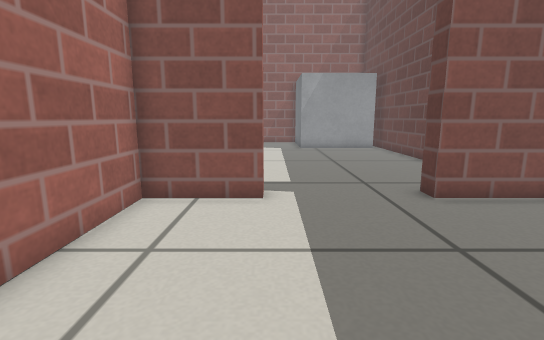
view 1 (above)

16 first-person views from a walk through a world built for the Gazebo simulator. The camera is 0.42 m above the floor, tilts 10° down and sees 85° across. The floor is counted in squares, 0.2 m on a side. Each view is taken from the middle of a square. On the plan, view 1 faces up. The plan holds only what a view shows up to about 17 squares ahead; the rest is blank. Simple patterns stand in for the simulator's built-in surfaces.

view 2
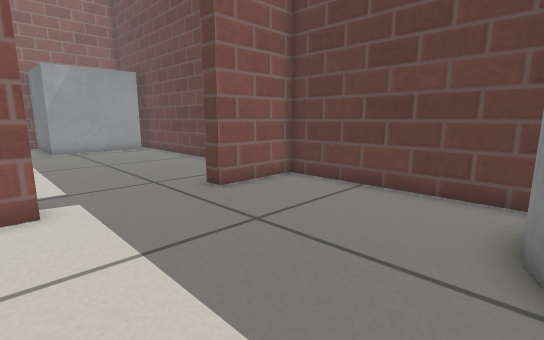

view 3
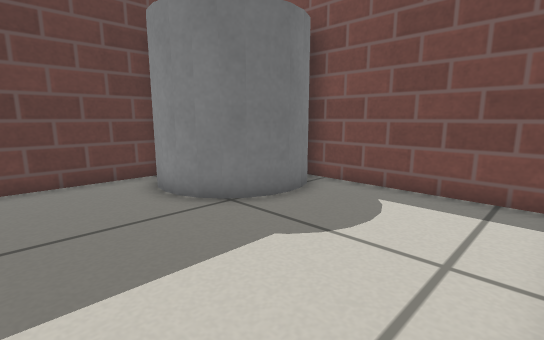

view 4
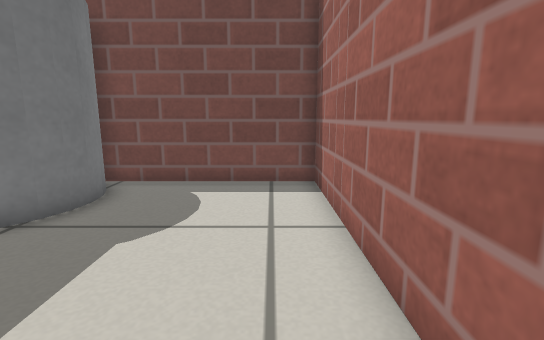

view 5
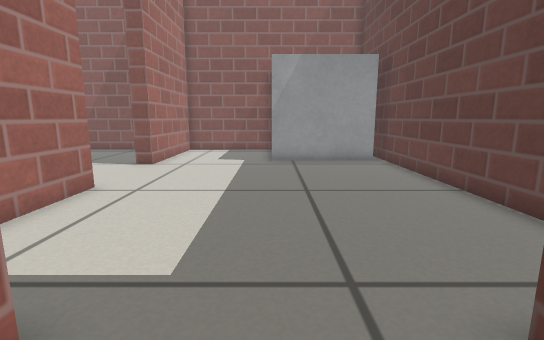

view 6
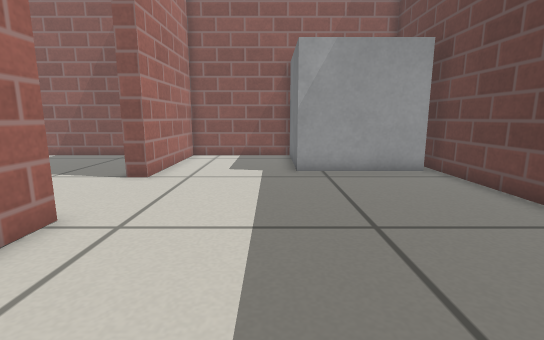

view 7
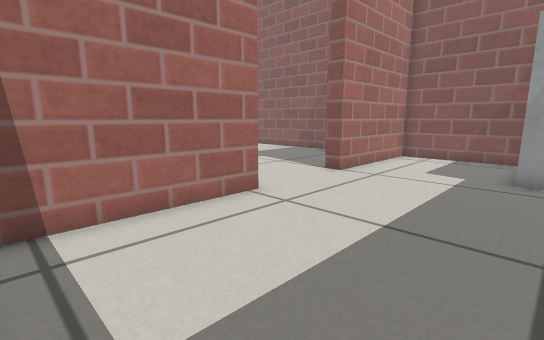

view 8
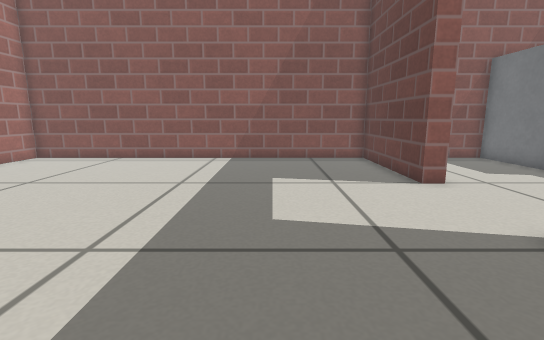

view 9
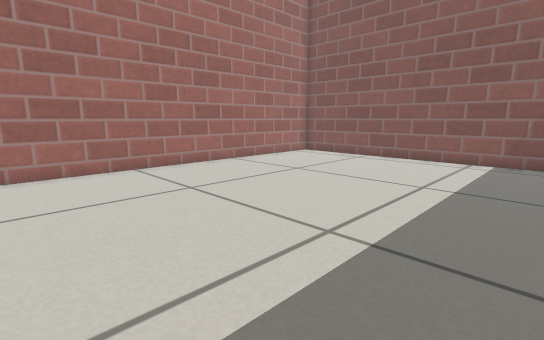

view 10
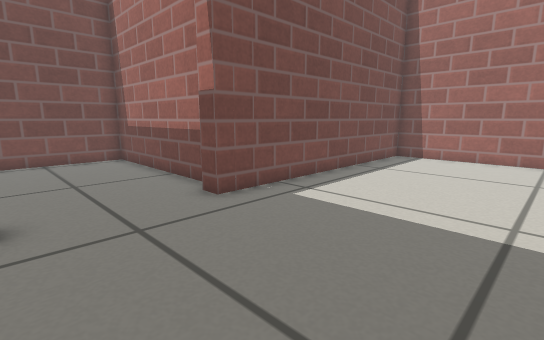

view 11
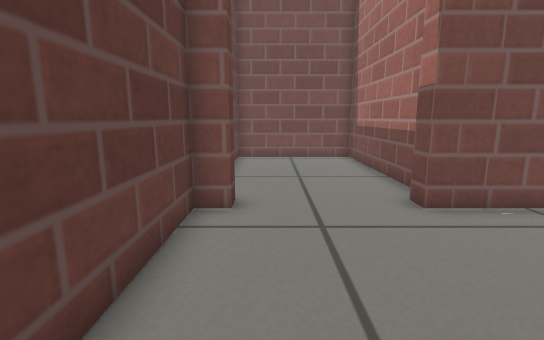

view 12
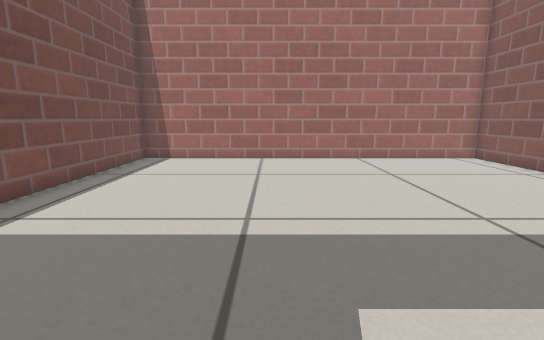

view 13
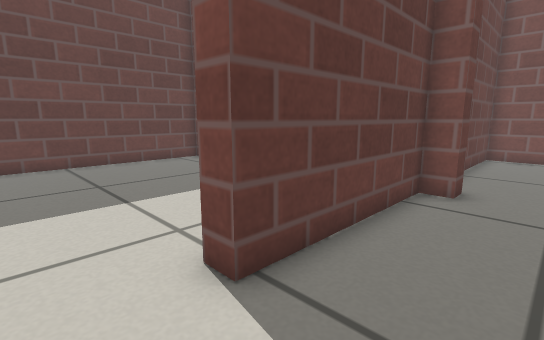

view 14
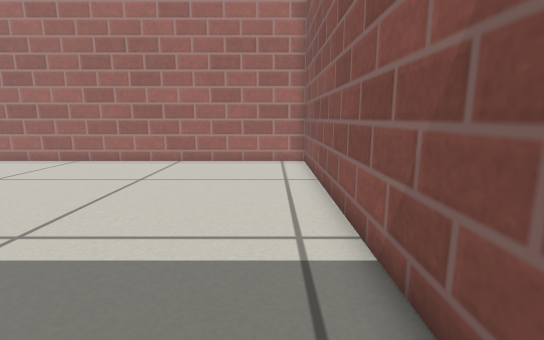

view 15
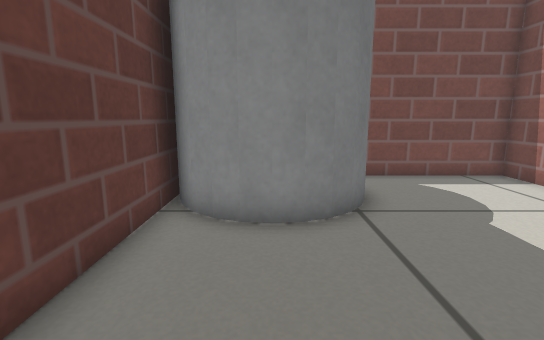

view 16
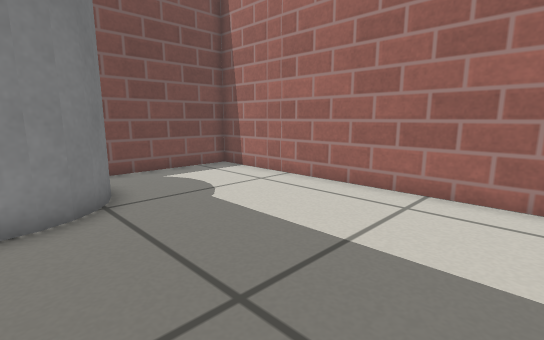

### Floor plan
Key: @ floor where view 1 was taken; # wall or solid block; . floor; D open door; B grey box; C grey cylinder.
Columns run from 22 left of view 1 to 8 right of it. Each row starts with its distance up from view 1.
 26 #########################
 25 #.................#.....B
 24 #.................#.....B
 23 #.................#.....B
 22 #.................#.....B     #
 21 #.................#.....BBBBBB#
 20 #.................#...........#
 19 #.................D...........#
 18 #.................D...........#
 17 #.................D...........#
 16 #.................D...........#
 15 #.................D...........#
 14 #.................#...........#
 13 #.................#...........#
 12 #.................#...........#
 11 #.................#...........#
 10 #.................#...........#
  9 #.................#...........#
  8 #############DDDDD####DDDDD####
  7             #.....#...........#
  6             #.....#...........#
  5             #.....#...........#
  4             #.....#...........#
  3             #.....#...........#
  2             #.....#...........#
  1             #.....#...........#
  0             #.....#...@...CCC.#
 -1             #######......C   C#
 -2                   #......C   C#
 -3                   #......C
 -4                   #......C
 -5                   #########

Where each view was taken, in squares from view 1:
view 1: 0 up, 0 right, facing up
view 2: 0 up, 1 left, facing up-right
view 3: 4 up, 3 left, facing down-right
view 4: 5 up, 2 left, facing down
view 5: 6 up, 2 right, facing up
view 6: 9 up, 1 right, facing up
view 7: 9 up, 3 right, facing up-left
view 8: 10 up, 9 left, facing up
view 9: 10 up, 9 left, facing up-left
view 10: 15 up, 5 left, facing down-left
view 11: 15 up, 6 left, facing down
view 12: 15 up, 6 left, facing left
view 13: 17 up, 7 left, facing down-right
view 14: 24 up, 7 left, facing left
view 15: 6 up, 5 right, facing down
view 16: 7 up, 5 right, facing down-left
